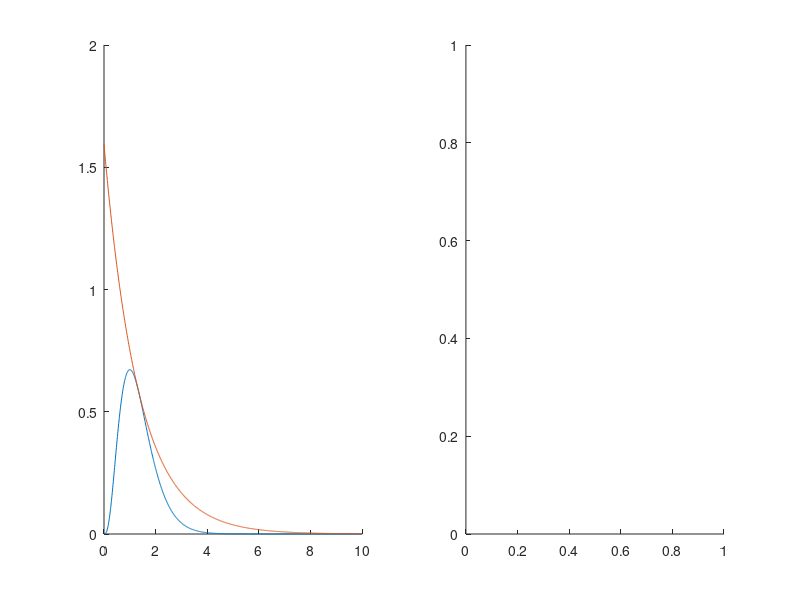

This figure's MATLAB source: (Note: this script raises an error after producing the figure.)
function Lab4_3_Test
  alfa = 27/2;
  lambda = 3/4;
  y = 3/(3 - lambda);
  x = 0 : 0.01 : 10;
  n = 10000;

  f = @(x) alfa .* (x.^3) .*exp(-3 .* x);
  g = @(x) lambda .* exp(-lambda .* x);
  c = f(y)/g(y);

  subplot(1,2,1);
  hold on;
  plot(x, f(x));
  plot(x, c*g(x));

  subplot(1,2,2);
  hold on;
  X = Lab4_3(n);
  histogram(X);

end
